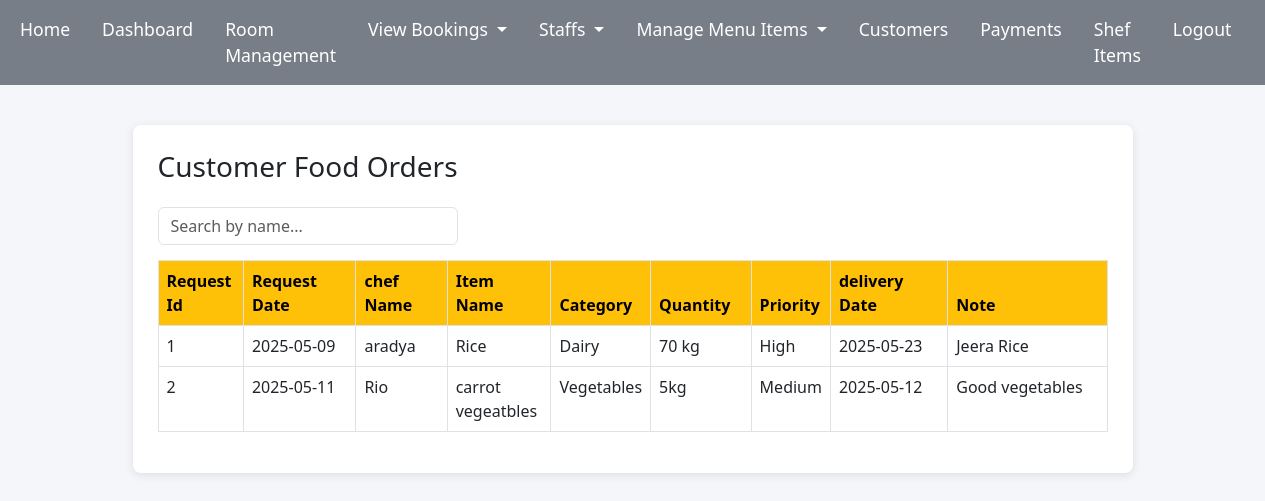
Page /adminshefitems.php on the committed database.
### tables this page shows
CREATE TABLE `shefsupplies` (
  `id` int(11) NOT NULL,
  `requestdate` date DEFAULT NULL,
  `chefname` varchar(50) DEFAULT NULL,
  `category` varchar(50) DEFAULT NULL,
  `itemname` varchar(50) NOT NULL DEFAULT '0',
  `quantity` varchar(50) DEFAULT NULL,
  `priority` varchar(50) DEFAULT NULL,
  `deliverydate` date DEFAULT NULL,
  `note` text DEFAULT NULL,
  `status` varchar(50) DEFAULT 'Pending'
);

### adminshefitems.php (the view, shortened to what this page needs)
<?php include("admintab.php"); ?>
<!DOCTYPE html>
<html lang="en">
<head>
  <link href="https://cdn.jsdelivr.net/npm/bootstrap@5.3.0/dist/css/bootstrap.min.css" rel="stylesheet">
</head>
<body>
  <div class="table-container">
    <h3 class="mb-4">Customer Food Orders</h3>
    <input type="text" id="searchInput" class="form-control search-box" placeholder="Search by name...">
    <table class="table table-bordered table-hover">
      <thead>
        <thead>
          <tr>
            <th width="88">Request Id</th>
            <th width="136">Request Date</th>
            <th width="109">chef Name</th>
            <th width="108">Item Name</th>
            <th width="81">Category</th>
            <th width="110">Quantity</th>
            <th width="71">Priority</th>
            <th width="145">delivery Date</th>
            <th width="206">Note</th>
          </tr>
        </thead>
        <?php
        $sql = "SELECT * FROM shefsupplies";
        $retval = mysqli_query($conn, $sql);
        if (mysqli_num_rows($retval) > 0) {
          while ($row = mysqli_fetch_assoc($retval)) {
        ?>
            <tr>
              <td><?php echo $row["id"] ?></td>
              <td><?php echo $row["requestdate"] ?></td>
              <td><?php echo $row['chefname'] ?></td>
              <td><?php echo $row['itemname'] ?></td>
              <td><?php echo $row['category'] ?></td>
              <td><?php echo $row['quantity'] ?></td>
              <td><?php echo $row['priority'] ?></td>
              <td><?php echo $row['deliverydate'] ?></td>
              <td><?php echo $row['note'] ?></td>
            </tr>
        <?php
          }
        }
        ?>
    </table>
  </div>
</body>
</html>

### adminshefitems.php (style rules this page uses)
body { background-color: #f4f6f9; font-family: 'Segoe UI', Tahoma, Geneva, Verdana, sans-serif; }
.table-container { margin: 40px auto; max-width: 1000px; background: white; border-radius: 8px; padding: 25px; box-shadow: 0 2px 10px rgba(0, 0, 0, 0.1); }
.table th { background-color: #ffc107; color: #000; }
.search-box { max-width: 300px; margin-bottom: 15px; }

### rows in the picture
shefsupplies: id "1", requestdate "2025-05-09", chefname "aradya", itemname "Rice", category "Dairy", quantity "70 kg", priority "High", deliverydate "2025-05-23", note "Jeera Rice"
shefsupplies: id "2", requestdate "2025-05-11", chefname "Rio", itemname "carrot vegeatbles", category "Vegetables", quantity "5kg", priority "Medium", deliverydate "2025-05-12", note "Good vegetables"
